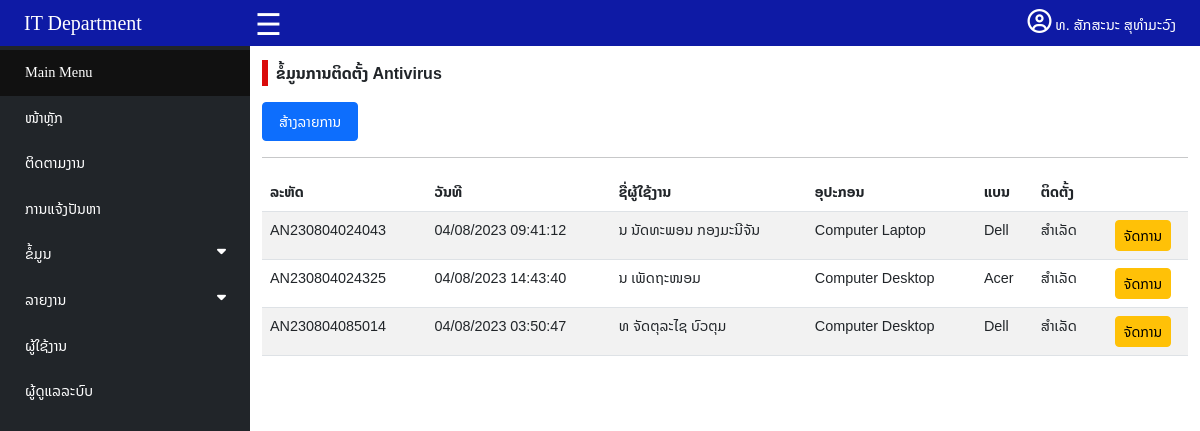
/antivirusdashbroad.php (signed in), run on the app's committed database.
### tables this page shows
CREATE TABLE `tbdataan` (
  `antid` varchar(20) NOT NULL,
  `antdate` datetime NOT NULL,
  `adminid` int(11) NOT NULL,
  `userid` int(11) NOT NULL,
  `device` varchar(50) NOT NULL,
  `brand` varchar(50) NOT NULL,
  `sn` varchar(50) NOT NULL,
  `os` varchar(50) NOT NULL,
  `uninstall` varchar(20) NOT NULL,
  `install` varchar(20) NOT NULL,
  `scan` varchar(20) NOT NULL,
  `detail` varchar(100) NOT NULL
);

CREATE TABLE `tbuser` (
  `userid` int(11) NOT NULL,
  `fullname` varchar(100) NOT NULL,
  `tel` varchar(15) NOT NULL,
  `position` varchar(80) NOT NULL,
  `partid` varchar(5) NOT NULL,
  `deid` varchar(5) NOT NULL,
  `officeid` varchar(10) NOT NULL,
  `status` varchar(10) NOT NULL,
  `username` varchar(50) NOT NULL,
  `password` varchar(20) NOT NULL
);

### antivirusdashbroad.php (the view, shortened to what this page needs)
<?php
if (isset($_SESSION['adminid']) && isset($_SESSION['adminname']) && isset($_SESSION['username'])) {
    require 'connect/connect.php';
    $sql = "SELECT tbdataan.antid,tbdataan.antdate,tbdataan.adminid,tbadmin.adminname,tbdataan.userid,tbuser.fullname,tbdataan.device, tbdataan.brand,tbdataan.sn,tbdataan.os,tbdataan.install,tbdataan.uninstall,tbdataan.scan,tbdataan.detail FROM tbdataan LEFT JOIN tbadmin ON tbdataan.adminid = tbadmin.adminid LEFT JOIN tbuser ON tbdataan.userid =tbuser.userid";
    $result = mysqli_query($con, $sql);
    $count = mysqli_num_rows($result);
?>
    <!DOCTYPE html>
    <html lang="en">
    <head>
        <link href="https://cdn.jsdelivr.net/npm/bootstrap@5.3.0/dist/css/bootstrap.min.css" rel="stylesheet">
        <link rel="stylesheet" href="https://cdnjs.cloudflare.com/ajax/libs/font-awesome/6.4.0/css/all.min.css" />
        <link rel="stylesheet" href="css/style.css">
        <link rel="stylesheet" href="css/nav.css">
    </head>
    <body>
        <?php require 'navadmin.php';
        ?>
        <div style="padding-top: 45px;">
            <?php require 'menu.php' ?>
            <div id="main" class="contents">
                <div class="container">
                <div class="mt-3"><span class="px-2 fs-6" style="border-left:6px solid #da0b0b;font-weight:600;">ຂໍ້ມູນການຕິດຕັ້ງ Antivirus</span></div>
                    <div class="mt-3">
                        <a href="antivirusfrmsave.php" class="btn btn-primary btn-sm px-3 py-2">ສ້າງລາຍການ</a>
                    </div>
                    <hr>
                    <div class="table-responsive-sm">
                        <?php if ($count > 0) { ?>
                            <table class="table table-striped">
                                <thead>
                                    <tr style="font-weight:600;">
                                        <td>ລະຫັດ</td>
                                        <td>ວັນທີ</td>
                                        <td>ຊື່ຜູ້ໃຊ້ງານ</td>
                                        <td>ອຸປະກອນ</td>
                                        <td>ແບນ</td>
                                        <td>ຕິດຕັ້ງ</td>
                                        <td class="text-center"></td>
                                    </tr>
                                </thead>
                                <tbody>
                                    <?php while ($row = mysqli_fetch_assoc($result)) {
                                    $newDate = date("d/m/Y H:i:s", strtotime($row["antdate"]));
                                     ?>
                                        <tr>
                                            <td><?php echo $row["antid"]; ?></td>
                                            <td><?php echo $newDate; ?></td>
                                            <td><?php echo $row["fullname"]; ?></td>
                                            <td><?php echo $row["device"]; ?></td>
                                            <td><?php echo $row["brand"]; ?></td>
                                            <td><?php echo $row["install"]; ?></td>
                                            <td class="text-center"><a href="antivirusfrmedit.php?antid=<?php echo $row["antid"]; ?>" class="btn btn-warning btn-sm">ຈັດການ</a></td>
                                        </tr>
                                    <?php } ?>
                                </tbody>
                            </table>
                        <?php } else { ?>
                            <div class="alert alert-danger">
                                ບໍ່ມີຂໍ້ມູນ
                            </div>
                        <?php } ?>
                    </div>
                </div>
            </div>
        </div>
    </body>
    </html>
<?php
} else {
    header("Location: admin/adminlogin.php");
    exit();
}
?>

### navadmin.php (shortened to what this page needs)
<nav class="navbar navbar-expand-sm navbar-dark fixed-top" style="background-color:#0e1aa5">
    <div class="container-fluid px-4">
        <span>
            <a class="navbar-brand d-none d-sm-inline " href="#" style="font-family: 'Trebuchet MS'">IT Department</a>
            <span id="onof" class="on navbtn d-none d-sm-none d-md-inline" style="font-size:30px;cursor:pointer" onclick="onoffnav()">&#9776;</span>
        </span>
        <div class="dropdown">
            <a class="" href="" data-bs-toggle="dropdown" style="color:white;text-decoration:none"><i class="fa-regular fa-circle-user fs-4"></i> <?php echo $_SESSION['adminname'] ?></a>
        </div>
    </div>
</nav>

### menu.php (shortened to what this page needs)
<div id="mySidenav" class="sidenav">
    <a class="active" style="font-family: 'Trebuchet MS'">Main Menu</a>
    <a href="dashboard.php" class="">ໜ້າຫຼັກ</a>
    <a href="helpdeskupdate.php">ຕິດຕາມງານ</a>
    <a href="helpdesk.php">ການແຈ້ງປັນຫາ</a>
    <a class="dropdown-btn">ຂໍ້ມູນ
    <i class="fa fa-caret-down float-end me-3"></i>
    </a>
    <a class="dropdown-btn">ລາຍງານ
    <i class="fa fa-caret-down float-end me-3"></i>
    </a>
    <a href="user.php">ຜູ້ໃຊ້ງານ</a>
    <a href="admin.php">ຜູ້ດູແລລະບົບ</a>
</div>

### css/style.css (style rules this page uses)
* { box-sizing: border-box; }
body { margin: 0; font-family: 'Noto Sans Lao', sans-serif; font-size: 0.9rem; }
a { text-decoration: none; }

### css/nav.css (style rules this page uses)
a.active { background-color: #111111; color: #d8d8d8; }
.sidenav { height: 100%; width: 0; position: fixed; z-index: 1; top: 0; left: 0; background-color: #212529; overflow-x: hidden; transition: 0.5s; padding-top: 50px; width: 250px; }
.sidenav a { padding: 12px 8px 12px 25px; text-decoration: none; color: white; display: block; transition: 0.3s; }
.navbtn { position: absolute; top: 2px; left: 255px; font-size: 36px; color: white; }
#main { transition: margin-left .5s; margin-left: 250px; }

### data on the page
tbdataan: antid "AN230804024043", antdate "04/08/2023 09:41:12", userid.fullname "ນ ນັດທະພອນ ກອງມະນີຈັນ", device "Computer Laptop", brand "Dell", install "ສຳເລັດ"
tbdataan: antid "AN230804024325", antdate "04/08/2023 14:43:40", userid.fullname "ນ ເພັດຖະໜອມ", device "Computer Desktop", brand "Acer", install "ສຳເລັດ"
tbdataan: antid "AN230804085014", antdate "04/08/2023 03:50:47", userid.fullname "ທ ຈັດຕຸລະໄຊ ບົວຕຸມ", device "Computer Desktop", brand "Dell", install "ສຳເລັດ"

### other printed values
$_SESSION['adminname'] "ທ. ສັກສະນະ ສຸທຳມະວົງ"
